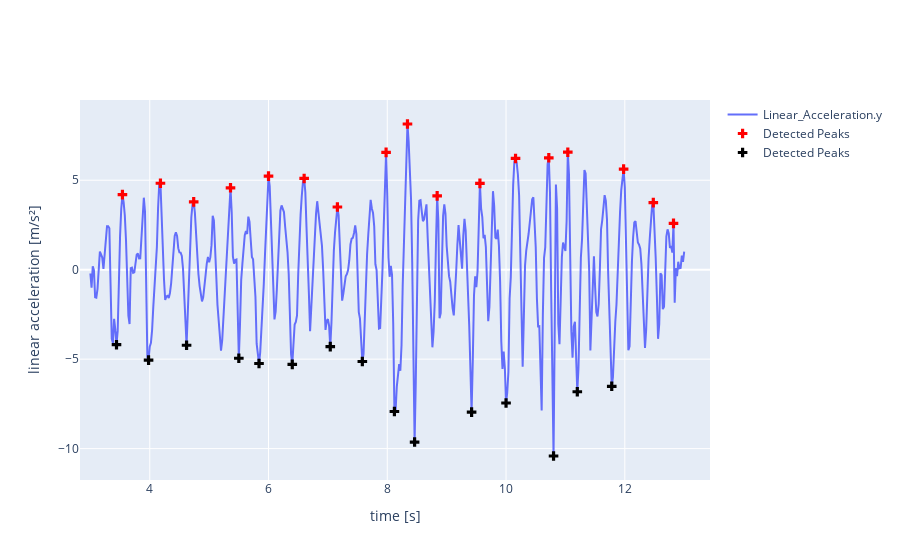

Write notebook code for a chart like this one.
### Code cell
def visualize_peaks(df_id: int, axis_id: int, printme: bool = False, add_lower_peaks = False):
    peaks = peaks_per_df[df_id][axis_id]
    df = cut_dfs[df_id]
    axis = axis_combinations[axis_id]


    fig = go.Figure()
    fig.add_trace(go.Scatter(
        y = df[axis],
        x = df['time']/1000,
        mode = 'lines',
        name=axis
    ))

    fig.add_trace(go.Scatter(
        x=[j/1000 for j in peaks],
        y=[float(df.loc[df['time'] == j][axis]) for j in peaks],
        mode='markers',
        marker=dict(
            size=8,
            color='red',
            symbol='cross'
        ),
        name='Detected Peaks'
    ))


    fig.update_layout(
        yaxis_title='linear acceleration [m/s²]',
        xaxis_title='time [s]',
    )

    if add_lower_peaks:
        lower_peaks = peaks_in_df(df, sampling_rate, song_data[df_id], comp = np.less)[axis_id]
        fig.add_trace(go.Scatter(
            x=[j/1000 for j in lower_peaks],
            y=[float(df.loc[df['time'] == j][axis]) for j in lower_peaks],
            mode='markers',
            marker=dict(
                size=8,
                color='black',
                symbol='cross'
            ),
            name='Detected Peaks'
        ))


    fig.show()
    
visualize_peaks(0, 1, add_lower_peaks=True)

### Figure 1 — Plotly figure (JSON) as saved in the notebook; plotly's stock layout.template omitted (floating-point values rounded to 4 significant figures; data arrays with more than 128 entries replaced by an {"elided": "..."} marker saying what was removed)
{"data": [{"mode": "lines", "name": "Linear_Acceleration.y", "type": "scatter", "x": {"elided": "501 float values"}, "y": {"elided": "501 float values"}}, {"marker": {"color": "red", "size": 8, "symbol": "cross"}, "mode": "markers", "name": "Detected Peaks", "type": "scatter", "x": [3.54, 4.18, 4.74, 5.36, 6.0, 6.6, 7.16, 7.98, 8.34, 8.84, 9.56, 10.16, 10.72, 11.04, 11.98, 12.48, 12.82], "y": [4.198, 4.832, 3.789, 4.576, 5.229, 5.099, 3.505, 6.554, 8.142, 4.123, 4.824, 6.216, 6.253, 6.567, 5.618, 3.748, 2.586]}, {"marker": {"color": "black", "size": 8, "symbol": "cross"}, "mode": "markers", "name": "Detected Peaks", "type": "scatter", "x": [3.44, 3.98, 4.62, 5.5, 5.84, 6.4, 7.04, 7.58, 8.12, 8.46, 9.42, 10.0, 10.8, 11.2, 11.78], "y": [-4.191, -5.052, -4.223, -4.949, -5.244, -5.292, -4.299, -5.132, -7.924, -9.632, -7.959, -7.449, -10.41, -6.823, -6.516]}], "layout": {"xaxis": {"title": {"text": "time [s]"}}, "yaxis": {"title": {"text": "linear acceleration [m/s²]"}}}}
